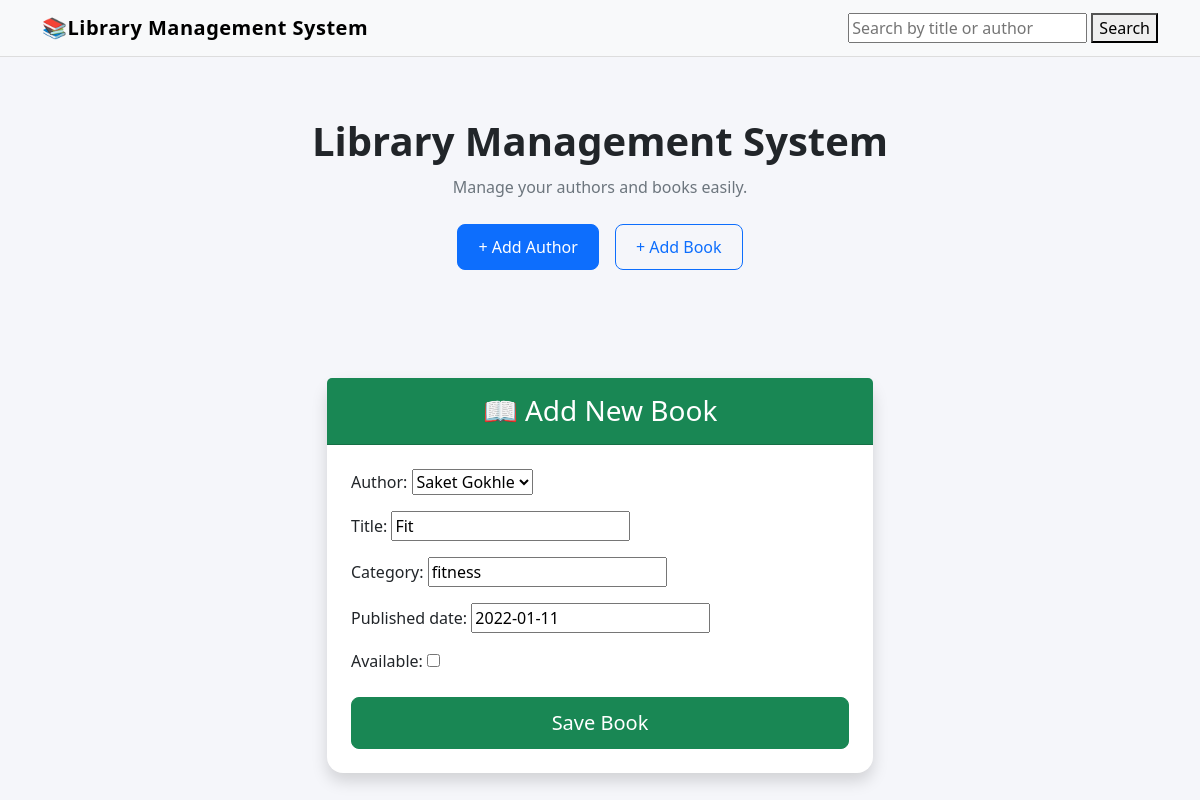
/book/updatebook/2/, run on the app's committed database.
### book/models.py (models this page shows)
class Books(models.Model):
    author=models.ForeignKey(Author, on_delete=models.CASCADE)
    title=models.CharField(max_length=100)
    category=models.CharField(max_length=100)
    published_date=models.DateField(auto_now_add=False)
    available=models.BooleanField(default=True)

### book/views.py (the view)
# urls.py: path('updatebook/<int:pk>/', views.update_book, name='editbook'),
def update_book(request, pk):
    book_records=get_object_or_404(Books, id=pk)
    if request.method=="POST":
        form=BookStore(request.POST, instance=book_records)
        if form.is_valid():
            form.save()
            return redirect('home')
    else:
        form=BookStore(instance=book_records)
    return render(request, 'books/addbook.html', {'books':form})

### book/forms.py
class BookStore(forms.ModelForm):
    class Meta:
        model= Books
        fields= '__all__'

### book/models.py (called while the page is built)
    def __str__(self):
        return self.name

### book/templates/books/addbook.html (shortened to what this page needs)
{% extends 'base.html' %}
{% block content %}
<div class="container mt-5">
    <div class="row justify-content-center">
        <div class="col-md-7 col-lg-6">
            <div class="card shadow border-0 rounded-4">
                <div class="card-header bg-success text-white text-center py-3">
                    <h3 class="mb-0">📖 Add New Book</h3>
                </div>
                <div class="card-body p-4">
                    <form method="POST">
                        {{ books.as_p }}
                        <div class="d-grid mt-4">
                            <button type="submit" class="btn btn-success btn-lg">
                                Save Book
                            </button>
                        </div>
                    </form>
                </div>
            </div>
        </div>
    </div>
</div>
{% endblock %}

### templates/base.html (style rules this page uses)
body { background-color: #f5f6fa; }
.btn { padding: 10px 20px; border-radius: 8px; }

### data on the page
Books: author "Saket Gokhle", title "Fit", category "fitness", published_date "2022-01-11"
